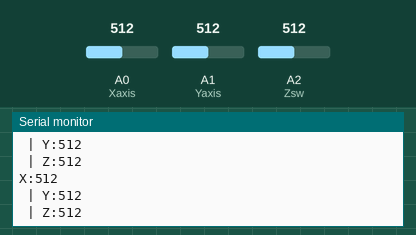
A sketch run on a simulated Arduino Uno, built with avr-gcc and run on an emulated ATmega328P. Shown: the last lines printed to the serial monitor. The inputs (shaded band) are chosen by the test bench; at power-on: A0 (Xaxis) = 512, A1 (Yaxis) = 512, A2 (Zsw) = 512.

Above: at 1.8 s.
1.9 s: A0 (Xaxis) set to 716
At 2.8 s:
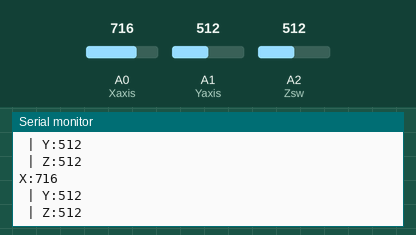
3.4 s: A1 (Yaxis) set to 716
At 4.4 s:
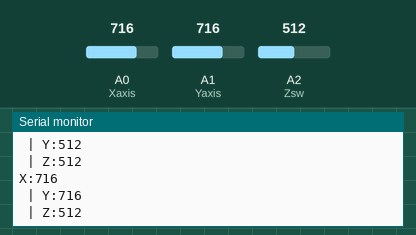
4.9 s: A2 (Zsw) set to 716
At 5.8 s:
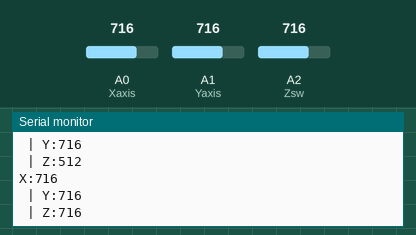
6.4 s: A0 (Xaxis) set to 900
At 7.7 s:
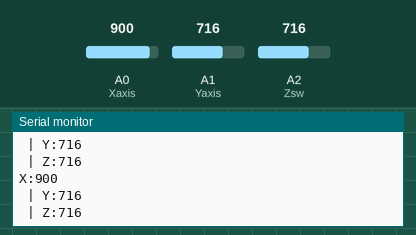
7.9 s: A1 (Yaxis) set to 900
At 8.8 s:
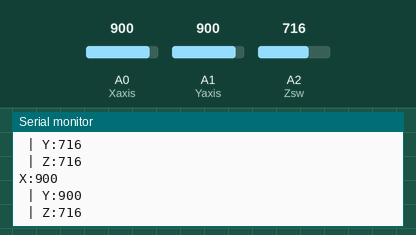
9.4 s: A2 (Zsw) set to 900
At 10.4 s:
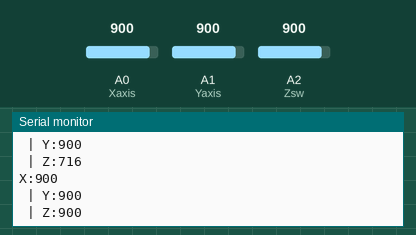
Timing chart, 0 to 11.9 s (numbered marks = the images above; inputs shaded):
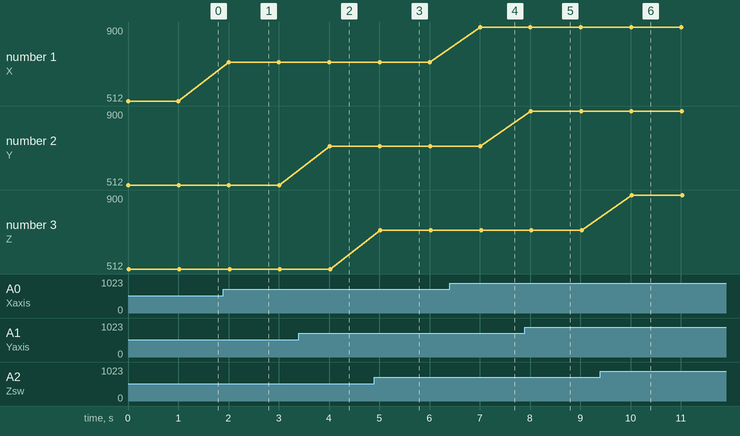

Measured:
- after the input at 1.9 s, the serial monitor: prints a new line after 0.10 s (image 1)
- after the input at 3.4 s, the serial monitor: prints a new line after 0.61 s (image 2)
- after the input at 4.9 s, the serial monitor: prints a new line after 0.12 s (image 3)
- after the input at 6.4 s, the serial monitor: prints a new line after 0.61 s (image 4)
- after the input at 7.9 s, the serial monitor: prints a new line after 0.12 s (image 5)
- after the input at 9.4 s, the serial monitor: prints a new line after 0.63 s (image 6)
- plotted number 1: 512 → 716 after the input at 1.9 s, 716 → 900 after the input at 6.4 s

The sketch:

CCI_Pcomp_FP_PS2_Controller.ino
```cpp
/* This part is writted by Yi Dai,
 *
 *  Initially, we considered using PS2 to control the dynamic effects on LED strips.
 *  Finally, because the amount of code has exceeded 100%,
 *  we had to give up this awesome input device.
 *  We even considered using it to complete a snake-eating game.
 *  We will consider it in our work.
 *
 */


int Xaxis = A0;
int Yaxis = A1;
int Zsw = A2;
int value = 0;
void setup() {
Serial.begin(9600);
}
void loop() {
value = analogRead(Xaxis);// 读取 X 轴模拟端口0 Read X axis analog port 0
Serial.print("X:");
Serial.println(value,DEC);
value = analogRead(Yaxis);
Serial.print(" | Y:");// 读取 Y 轴模拟端口1 Read Y-axis analog port 1
Serial.println(value,DEC);
value = analogRead(Zsw);// 读取 Z 轴模拟端口2 Read Z axis analog port 2
Serial.print(" | Z:");
Serial.println(value,DEC);
delay(1000);
}
```
